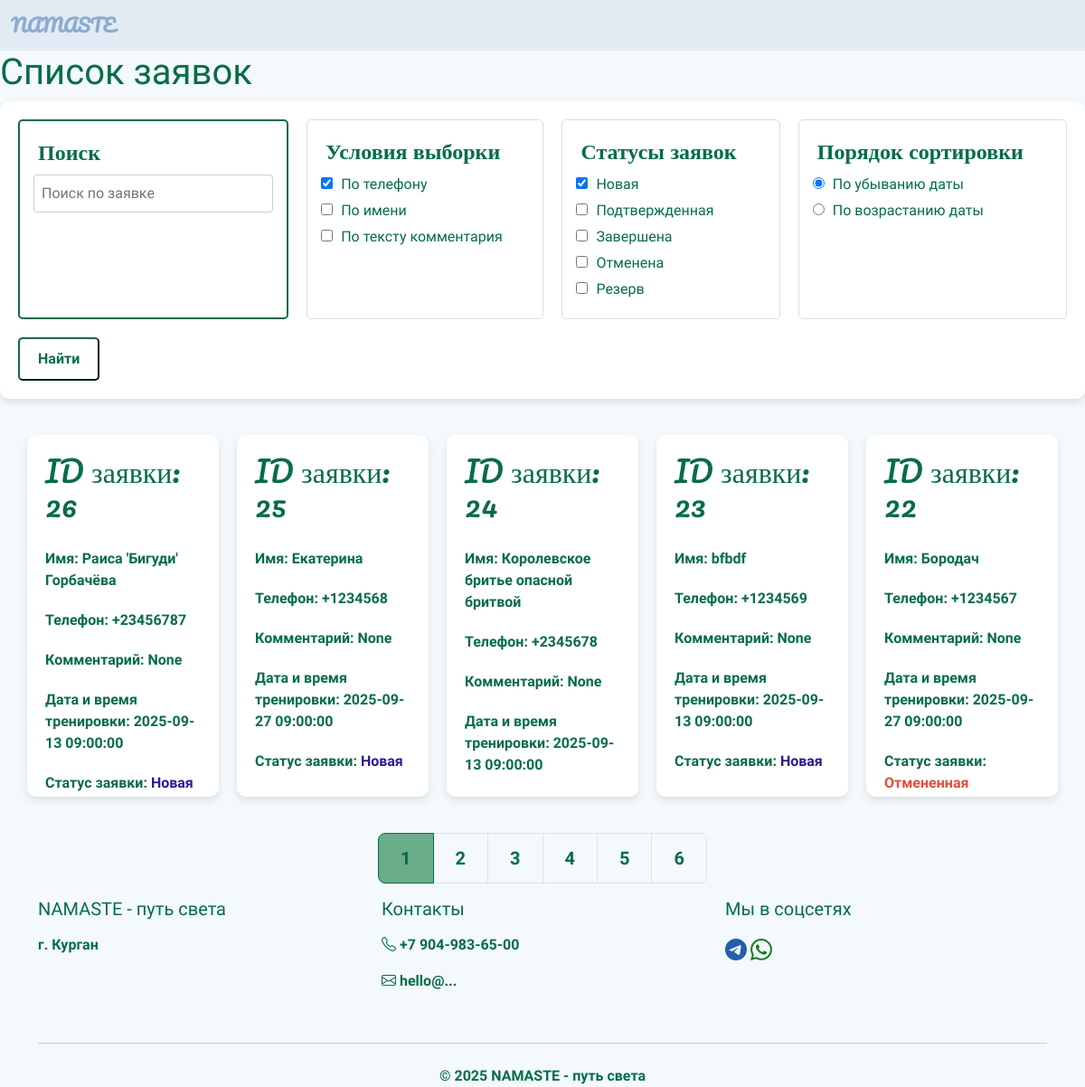
Page /applications/ on the earlier database version.
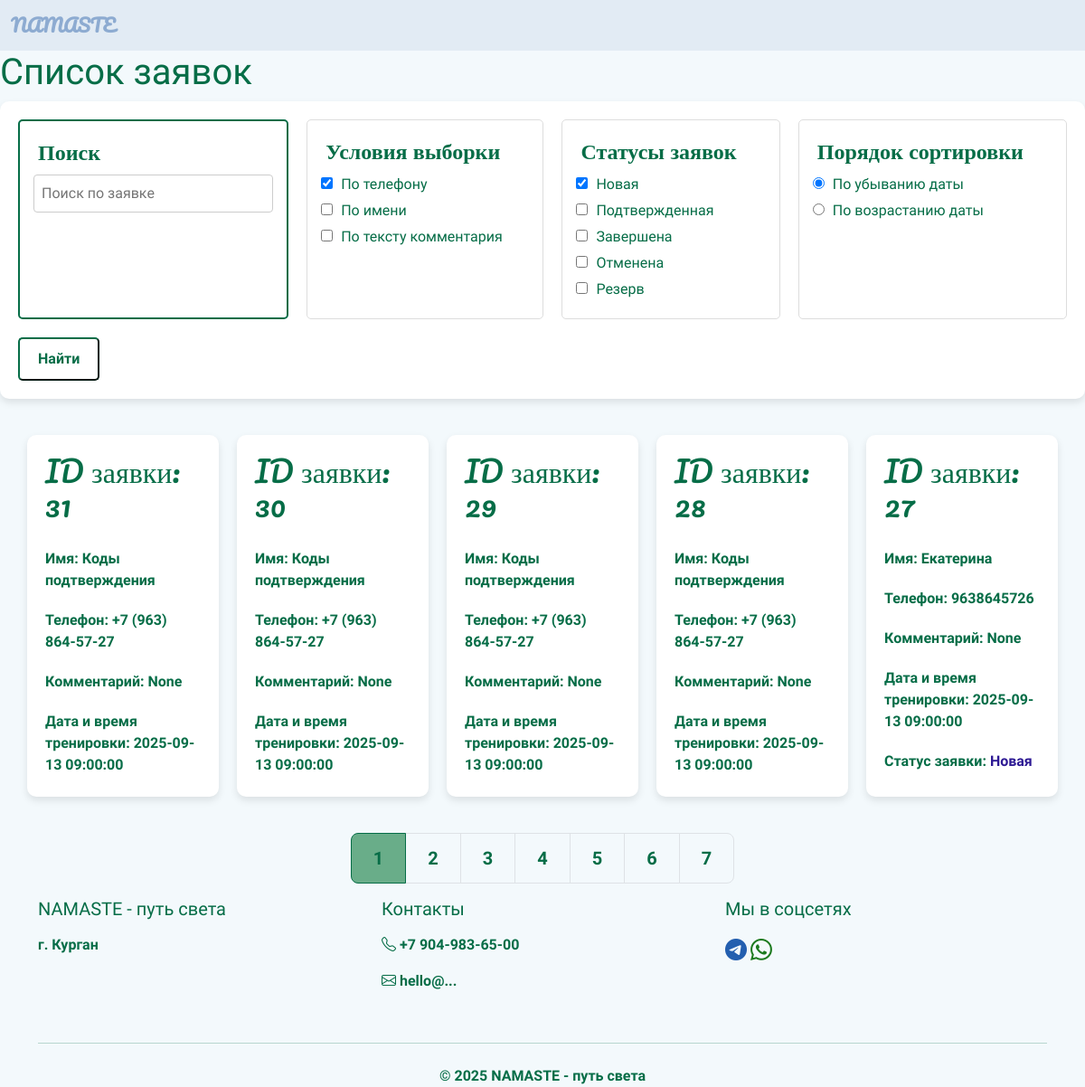
Same page on the later database version.
### core/models.py (models this page shows, shortened)
class Application(models.Model):
    STATUS_CHOICES = (
        ("new", "Новая"),
        ("confirmed", "Подтвержденная"),
        ("completed", "Завершенная"),
        ("canceled", "Отмененная"),
        ( "reserve", "Резерв")
    )
    name = models.CharField(max_length=100, verbose_name="Имя")
    phone = models.CharField(max_length=20, verbose_name="Телефон")
    comment = models.CharField(max_length=500, null=True, blank=True, verbose_name="Комментарий")
    status = models.CharField(choices=STATUS_CHOICES, default="new", max_length=20, verbose_name="Статус")
    date_created = models.DateTimeField(auto_now_add=True, null=True, blank=True, verbose_name="Дата создания")
    date_updated = models.DateTimeField(auto_now=True, null=True, blank=True, verbose_name="Дата обновления")
    schedule = models.ForeignKey(Schedule, blank=True, null=True, on_delete=models.CASCADE)
    class Meta:
        verbose_name = "Запись"
        verbose_name_plural = "Записи"

class Schedule(models.Model):
    date = models.DateField(default=timezone.now)
    start_time = models.TimeField(default=time(9, 0))
    def __str__(self):
        return f"{self.date} {self.start_time}"
    class Meta:
        verbose_name = "Расписание"

### core/views.py (the view, shortened to what this page needs)
# urls.py: path("applications/", ApplicationsListView.as_view(), name="all_applications"),
class ApplicationsListView(ListView):
    model = Application
    template_name = "applications_list.html"
    context_object_name = "applications"
    paginate_by = 5
    def get_queryset(self):
        queryset = super().get_queryset()
        search_query = self.request.GET.get("q", "")
        checkbox_name = self.request.GET.get("search_by_name", "")
        checkbox_phone = self.request.GET.get("search_by_phone", "")
        checkbox_comment = self.request.GET.get("search_by_comment", "")
        checkbox_status_new = self.request.GET.get("status_new", "")
        checkbox_status_confirmed = self.request.GET.get("status_confirmed", "")
        checkbox_status_completed = self.request.GET.get("status_completed", "")
        checkbox_status_canceled = self.request.GET.get("status_canceled", "")
        checkbox_status_reserved = self.request.GET.get("status_reserved", "")
        order_by_date = self.request.GET.get("order_by_date", "desc")
        search_q = Q()
        status_q = Q()
        if checkbox_status_new:
            status_q |= Q(status="new")
        if checkbox_status_confirmed:
            status_q |= Q(status="confirmed")
        if checkbox_status_completed:
            status_q |= Q(status="completed")
        if checkbox_status_canceled:
            status_q |= Q(status="canceled")
        if checkbox_status_reserved:
            status_q |= Q(status="reserved")
        ordering = "-date_created" if order_by_date == "desc" else "date_created"
        orders = (queryset.filter(search_q & status_q).order_by(ordering))
        return orders
    def get_context_data(self, **kwargs):
        context = super().get_context_data(**kwargs)
        get_params = self.request.GET.copy()
        if 'page' in get_params:
            del get_params['page']
        context['get_params'] = get_params.urlencode()
        return context

### templates/applications_list.html (shortened to what this page needs)
{% extends "base.html" %}
{% block content %}
<h1>Список заявок</h1>
<form action="" method="get" class="search-form">
    <fieldset class="fieldset-highlight">
        <legend>Поиск</legend>
        <input type="text" name="q" placeholder="Поиск по заявке" value="{{ request.GET.q }}">
    </fieldset>
    <fieldset class="options">
        <legend>Условия выборки</legend>
        <label><input type="checkbox" name="search_by_phone" {% if request.GET.search_by_phone or 'q' not in request.GET %}checked{% endif %}> По телефону</label>
        <label><input type="checkbox" name="search_by_name" {% if request.GET.search_by_name %}checked{% endif %}> По имени</label>
        <label><input type="checkbox" name="search_by_comment" {% if request.GET.search_by_comment %}checked{% endif %}> По тексту комментария</label>
    </fieldset>
    <fieldset class="options">
        <legend>Статусы заявок</legend>
        <label><input type="checkbox" name="status_new" {% if request.GET.status_new or 'q' not in request.GET %}checked{% endif %}> Новая</label>
        <label><input type="checkbox" name="status_confirmed" {% if request.GET.status_confirmed %}checked{% endif %}> Подтвержденная</label>
        <label><input type="checkbox" name="status_completed" {% if request.GET.status_completed %}checked{% endif %}> Завершена</label>
        <label><input type="checkbox" name="status_canceled" {% if request.GET.status_canceled %}checked{% endif %}> Отменена</label>
        <label><input type="checkbox" name="status_reserved" {% if request.GET.status_reserved %}checked{% endif %}> Резерв</label>
    </fieldset>
    <fieldset class="options">
        <legend>Порядок сортировки</legend>
        <label><input type="radio" name="order_by_date" value="desc" {% if request.GET.order_by_date == 'desc' or 'q' not in request.GET %}checked{% endif %}> По убыванию даты</label>
        <label><input type="radio" name="order_by_date" value="asc" {% if request.GET.order_by_date == 'asc' %}checked{% endif %}> По возрастанию даты</label>
    </fieldset>
    <button type="submit">Найти</button>
</form>
<div class="flex-container">
    {% for application in applications %}
        {% include "include_application_card.html" with application=application %}
    {% endfor %}
</div>
    {% if page_obj.has_other_pages %}
        <nav aria-label="...">
            <ul class="pagination pagination-lg justify-content-center">
                {% for page in page_obj.paginator.page_range %}
                {% if page == page_obj.number %}
                   <li class="page-item active" aria-current="page">
                        <span class="page-link">{{ page }}</span>
                    </li>
                {% else %}
                   <li class="page-item"><a class="page-link" href="?{% if get_params %}{{ get_params }}&{% endif %}page={{ page }}">{{ page }}</a></li>
                {% endif %}
                {% endfor %}
            </ul>
        </nav>
    {% endif %}
{% endblock content %}

### templates/include_application_card.html (shortened to what this page needs)
        <div class="flex-card">
            <h2>ID заявки: {{ application.id }}</h2>
            <p>Имя: {{ application.name }}</p>
            <p>Телефон: {{ application.phone }}</p>
            <p>Комментарий: {{ application.comment }}</p>
            <p>Дата и время тренировки: {{ application.schedule }}</p>
            <p>Статус заявки: <span class="{{ application.status }}">{{ application.get_status_display }}</span></p>
            <div class="card-actions">
                <a href="{% url 'application' application.id %}" class="btn btn-icon" title="Детали">
                </a>
                <a href="{% url 'application-update' application.id %}" class="btn btn-icon" title="Редактировать">
                </a>
            </div>
        </div>

Differences in the rows shown:
no longer on this page (row unchanged): Application: id "26", name "Раиса 'Бигуди' Горбачёва", phone "+23456787", comment "None", schedule "2025-09-13 09:00:00", status "Новая"
no longer on this page (row unchanged): Application: id "25", name "Екатерина", phone "+1234568", comment "None", schedule "2025-09-27 09:00:00", status "Новая"
no longer on this page (row unchanged): Application: id "24", name "Королевское бритье опасной бритвой", phone "+2345678", comment "None", schedule "2025-09-13 09:00:00"
no longer on this page (row unchanged): Application: id "23", name "bfbdf", phone "+1234569", comment "None", schedule "2025-09-13 09:00:00", status "Новая"
no longer on this page (row unchanged): Application: id "22", name "Бородач", phone "+1234567", comment "None", schedule "2025-09-27 09:00:00", status "Отмененная"
added Application: id "31", name "Коды подтверждения", phone "+7 (963) 864-57-27", comment "None", schedule "2025-09-13 09:00:00"
added Application: id "30", name "Коды подтверждения", phone "+7 (963) 864-57-27", comment "None", schedule "2025-09-13 09:00:00"
added Application: id "29", name "Коды подтверждения", phone "+7 (963) 864-57-27", comment "None", schedule "2025-09-13 09:00:00"
added Application: id "28", name "Коды подтверждения", phone "+7 (963) 864-57-27", comment "None", schedule "2025-09-13 09:00:00"
added Application: id "27", name "Екатерина", phone "9638645726", comment "None", schedule "2025-09-13 09:00:00", status "Новая"
Other differences:
new list line: "7"
